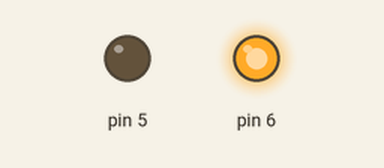
This sketch was run on a simulated Arduino Uno, built with avr-gcc and run on an emulated ATmega328P. Shown: output pins drawn as LEDs (lit = HIGH).

Above: at 0.5 s.
At 4.5 s:
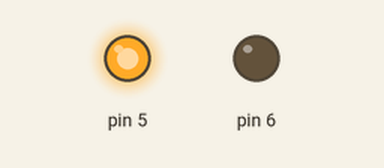
At 6.5 s:
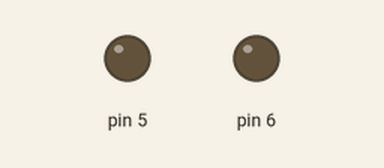
Timing chart, 0 to 10.4 s (numbered marks = the images above):
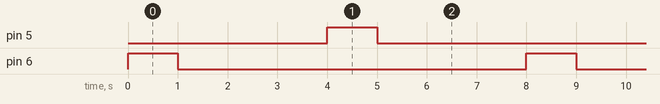

Measured:
- by itself, pin 5, pin 6: alternates HIGH for 1.0 s and LOW for 7.0 s
- by itself, everything shown: repeats every 8.0 s, in 4 steps

The sketch:

motorBlink.ino
```cpp
/*******************
* Test for the Hbridge
* Pins 5 and 6 control
* needs more current than arduino can supply via usb
*
********************/

void setup() {
  pinMode(6, OUTPUT);
  pinMode(5, OUTPUT);
}


void loop() {
  digitalWrite(6, HIGH);
  digitalWrite(5, LOW);
  delay(1000);
  digitalWrite(6, LOW);
  digitalWrite(5, LOW);
  delay(3000);
  digitalWrite(6, LOW);
  digitalWrite(5, HIGH);
  delay(1000);
  digitalWrite(6, LOW);
  digitalWrite(5, LOW);
  delay(3000);

}
```
